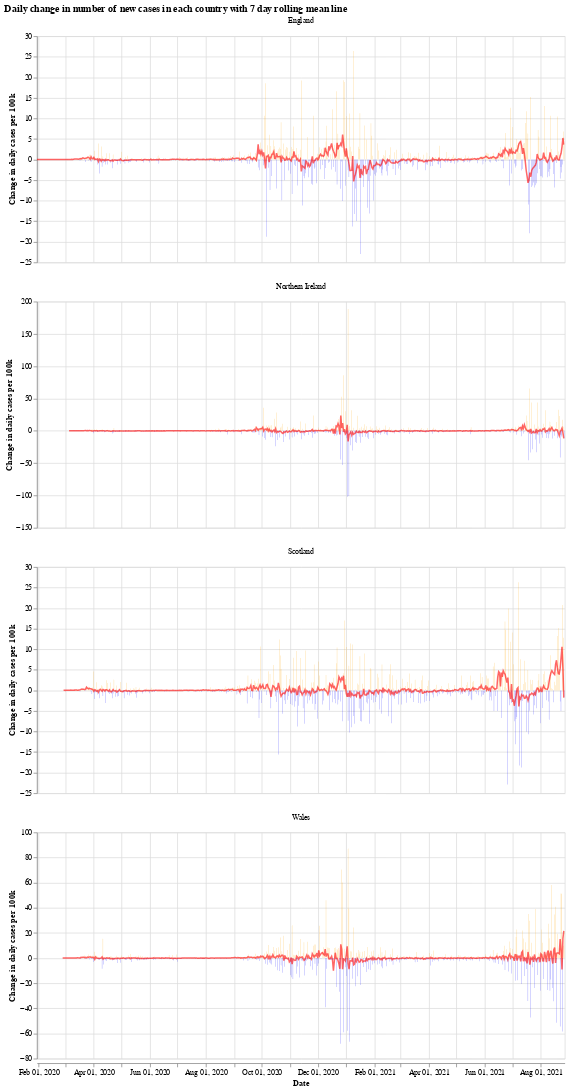

Notebook code cell kept with this figure:
### Markdown cell above
We will use the Python library `Altair` for visualising the data, see the [altair docs](https://altair-viz.github.io/) for more information.

First we have a graph which shows the daily change in the number of new cases for each country. This number jumps up and down all over the place, which is likely due to delay in reporting of new cases over the weekend. Another interesting thing is that it looks like the daily cases in Wales experienced a much shorter period of calm over the summer (calm in the sense of daily cases not jumping up and down).

The orange bars are days when the number of new cases (per 100k population) was more than the previous day, while the blue are days when the number of new cases dropped. The red line is the 7 day moving average. 

When the moving average line is below 0, it means that there is a consistent drop in new cases. We can see this clearly happening around the times that lockdowns were introduced (though, to varying degrees). I will update the graphs soon with a marker of when each lockdown started.

### Code cell
# collapse
import altair as alt

bars = alt.Chart(uk_cases).mark_bar().encode(
    x=alt.X("yearmonthdate(date):T", axis=alt.Axis(title='Date')),
    y=alt.Y("casesChangeRate:Q", axis=alt.Axis(title='Change in daily cases per 100k')),
    tooltip='casesChange',
    color=alt.condition(
        alt.datum.casesChangeRate > 0,
        alt.value("orange"),  # The positive color
        alt.value("blue")  # The negative color
    )
).properties(title='Daily change in number of new cases with 7 day rolling mean',width=700).interactive()

line = alt.Chart(uk_cases).mark_line(
    color='red',
    size=2,
    opacity=0.6
).transform_window(
    rolling_mean='mean(casesChangeRate)',
    frame=[0, 7],
    groupby=['areaName']
).encode(
    x='yearmonthdate(date):T',
    y='rolling_mean:Q'
)

alt.layer(bars, line, data=uk_cases).facet(alt.Column(
    'areaName', title=''), columns=1).resolve_scale(y='independent').properties(title='Daily change in number of new cases in each country with 7 day rolling mean line')

### Figure 1 — Vega-Lite specification as saved in the notebook (floating-point values rounded to 4 significant figures; data arrays with more than 128 entries replaced by an {"elided": "..."} marker saying what was removed)
{"config": {"view": {"continuousWidth": 400, "continuousHeight": 300}}, "data": {"name": "data-7d52066cd71e2dd9e4a95950ab5ef536"}, "facet": {"type": "nominal", "field": "areaName", "title": ""}, "spec": {"layer": [{"mark": "bar", "encoding": {"color": {"condition": {"value": "orange", "test": "(datum.casesChangeRate > 0)"}, "value": "blue"}, "tooltip": {"type": "quantitative", "field": "casesChange"}, "x": {"type": "temporal", "axis": {"title": "Date"}, "field": "date", "timeUnit": "yearmonthdate"}, "y": {"type": "quantitative", "axis": {"title": "Change in daily cases per 100k"}, "field": "casesChangeRate"}}, "selection": {"selector001": {"type": "interval", "bind": "scales", "encodings": ["x", "y"]}}, "title": "Daily change in number of new cases with 7 day rolling mean", "width": 700}, {"mark": {"type": "line", "color": "red", "opacity": 0.6, "size": 2}, "encoding": {"x": {"type": "temporal", "field": "date", "timeUnit": "yearmonthdate"}, "y": {"type": "quantitative", "field": "rolling_mean"}}, "transform": [{"window": [{"op": "mean", "field": "casesChangeRate", "as": "rolling_mean"}], "frame": [0, 7], "groupby": ["areaName"]}]}]}, "columns": 1, "resolve": {"scale": {"y": "independent"}}, "title": "Daily change in number of new cases in each country with 7 day rolling mean line", "$schema": "https://vega.github.io/schema/vega-lite/v4.8.1.json", "datasets": {"data-7d52066cd71e2dd9e4a95950ab5ef536": {"elided": "2208 records"}}}
